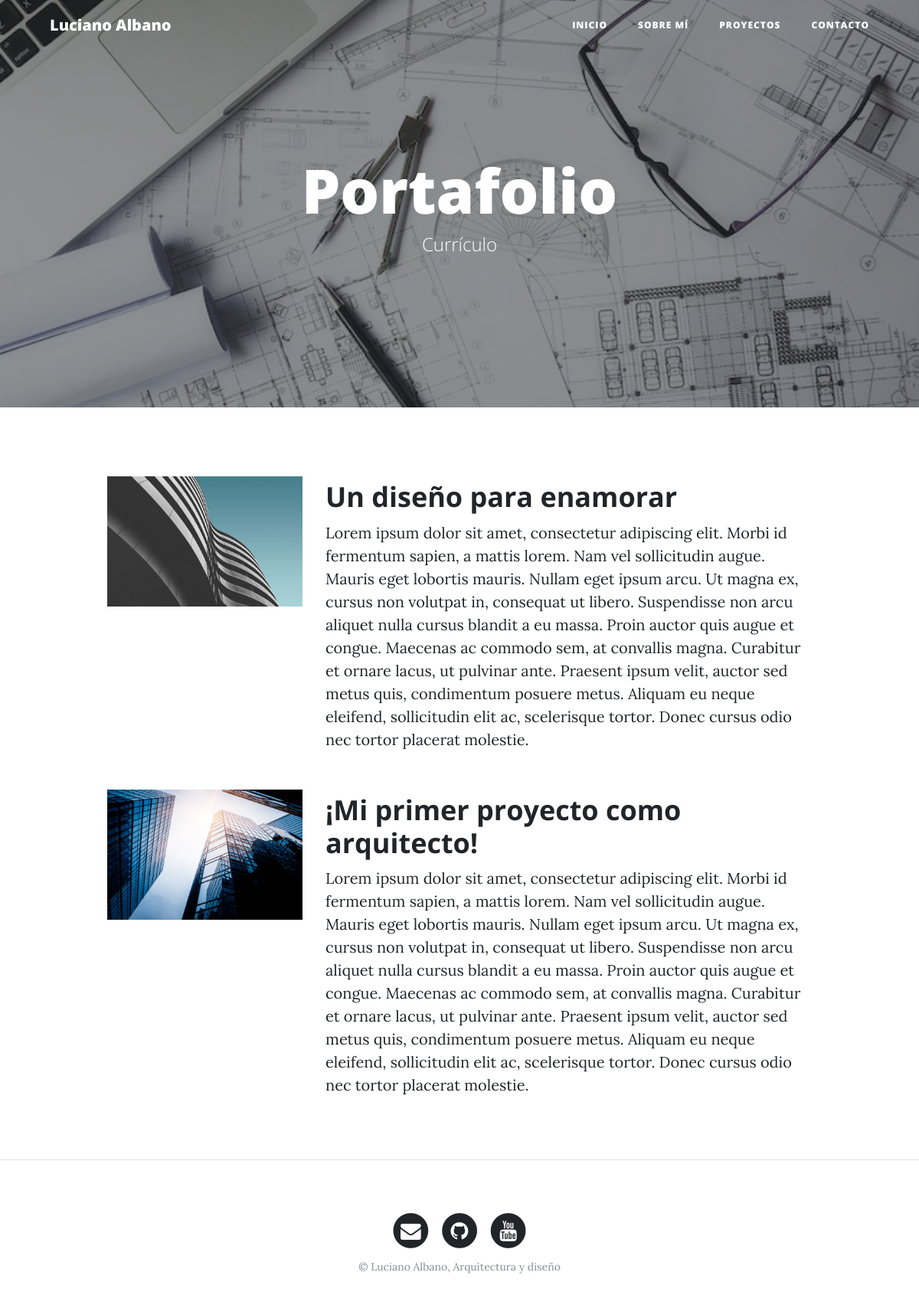
The page /portfolio/ on the database its author committed.
### portfolio/models.py (models this page shows, shortened)
class Project(models.Model):
    title = models.CharField(max_length=150, verbose_name="Título")
    description = models.TextField(verbose_name="Descripción")
    image = models.ImageField(verbose_name="Imagen", upload_to="projects")
    created = models.DateTimeField(auto_now_add=True, verbose_name="Fecha de creación")
    updated = models.DateField(auto_now=True, verbose_name="Fecha de edición")
    link = models.URLField(null=True, blank=True, verbose_name="Dirección")
    class Meta:
        verbose_name = "proyecto"
        verbose_name_plural = "proyectos"
        ordering = ["-created"]

### portfolio/views.py (the view)
# urls.py: path('portfolio/', portfolio_views.portfolio, name="portfolio"),
def portfolio(request):
    projects = Project.objects.all()
    return render(request, 'portfolio/portfolio.html', {'projects':projects})

### portfolio/templates/portfolio/portfolio.html (shortened to what this page needs)
{% extends 'webapp/base.html' %}
{% block background %}{% load static %}{% static 'webapp/img/portfolio-bg.webp' %}{% endblock %}
{% block headers %}
<h1>Portafolio</h1>
<span class="subheading">Currículo</span>
{% endblock %}
{% block content %}
    {% for project in projects %}
        <div class="row project">
            <div class="col-lg-3 col-md-4 offset-lg-1">
                <img class="img-fluid" src="{{project.image.url}}" alt="">
            </div>
            <div class="col-lg-7 col-md-8">
                <h2 class="section-heading title">{{project.title}}</h2>
                <p>{{project.description}}</p>
            </div>
        </div>
    {% endfor %}
{% endblock %}

### webapp/templates/webapp/base.html (shortened to what this page needs)
<!DOCTYPE html>
<html lang="es">
  <head>
    {% load static %}
    <link href="{% static 'webapp/vendor/bootstrap/css/bootstrap.min.css' %}" rel="stylesheet">
    <link href="{% static 'webapp/vendor/font-awesome/css/font-awesome.min.css' %}" rel="stylesheet" type="text/css">
    <link href="{% static 'webapp/css/clean-blog.min.css' %}" rel="stylesheet">
  </head>
  <body>
    <nav class="navbar navbar-expand-lg navbar-light fixed-top" id="mainNav">
      <div class="container">
        <a class="navbar-brand" href="{% url 'home' %}">Luciano Albano</a>
        <div class="collapse navbar-collapse" id="navbarResponsive">
          <ul class="navbar-nav ml-auto">
            <li class="nav-item">
              <a class="nav-link" href="{% url 'home' %}">Inicio</a>
            </li>
            <li class="nav-item">
              <a class="nav-link" href="{% url 'about' %}">Sobre mí</a>
            </li>
            <li class="nav-item">
              <a class="nav-link" href="{% url 'portfolio' %}">Proyectos</a>
            </li>
            <li class="nav-item">
              <a class="nav-link" href="{% url 'contacto' %}">Contacto</a>
            </li>
          </ul>
        </div>
      </div>
    </nav>
    <header class="masthead" style="background-image: url('{% block background %}{% endblock %}')">
      <div class="overlay"></div>
      <div class="container">
        <div class="row">
          <div class="col-lg-8 col-md-10 mx-auto">
            <div class="site-heading">
              {% block headers %}{% endblock %}
            </div>
          </div>
        </div>
      </div>
    </header>
    <div class="container">
      {% block content %}{% endblock %}
    </div>
    {% if request.path != "/" %}<hr>{% endif %}
    <footer>
      <div class="container">
        <div class="row">
          <div class="col-lg-8 col-md-10 mx-auto">
            <ul class="list-inline text-center">
              <li class="list-inline-item">
                <a href="#">
                  <span class="fa-stack fa-lg">
                    <i class="fa fa-circle fa-stack-2x"></i>
                    <i class="fa fa-envelope fa-stack-1x fa-inverse"></i>
                  </span>
                </a>
              </li>
              <li class="list-inline-item">
                <a href="#">
                  <span class="fa-stack fa-lg">
                    <i class="fa fa-circle fa-stack-2x"></i>
                    <i class="fa fa-github fa-stack-1x fa-inverse"></i>
                  </span>
                </a>
              </li>
              <li class="list-inline-item">
                <a href="#">
                  <span class="fa-stack fa-lg">
                    <i class="fa fa-circle fa-stack-2x"></i>
                    <i class="fa fa-youtube fa-stack-1x fa-inverse"></i>
                  </span>
                </a>
              </li>
            </ul>
            <p class="copyright text-muted"> &copy; Luciano Albano, Arquitectura y diseño </p>
          </div>
        </div>
      </div>
    </footer>
  </body>
</html>

### rows shown on the page
Project: image (picture), title "Un diseño para enamorar", description "Lorem ipsum dolor sit amet, consectetur adipiscing elit. Morbi id fermentum sapien, a mattis lorem. Nam vel sollicitudin augue. Mauris eget lobortis mauris. Nullam eget ipsum arcu. Ut magna ex, cursus non volutpat in, consequat ut libero. Suspendisse non arcu aliquet nulla cursus blandit a eu massa. Proin auctor quis augue et congue. Maecenas ac commodo sem, at convallis magna. Curabitur et ornare lacus, ut pulvinar ante. Praesent ipsum velit, auctor sed metus quis, condimentum posuere metus. Aliquam eu neque eleifend, sollicitudin elit ac, scelerisque tortor. Donec cursus odio nec tortor placerat molestie."
Project: image (picture), title "¡Mi primer proyecto como arquitecto!", description "Lorem ipsum dolor sit amet, consectetur adipiscing elit. Morbi id fermentum sapien, a mattis lorem. Nam vel sollicitudin augue. Mauris eget lobortis mauris. Nullam eget ipsum arcu. Ut magna ex, cursus non volutpat in, consequat ut libero. Suspendisse non arcu aliquet nulla cursus blandit a eu massa. Proin auctor quis augue et congue. Maecenas ac commodo sem, at convallis magna. Curabitur et ornare lacus, ut pulvinar ante. Praesent ipsum velit, auctor sed metus quis, condimentum posuere metus. Aliquam eu neque eleifend, sollicitudin elit ac, scelerisque tortor. Donec cursus odio nec tortor placerat molestie."
